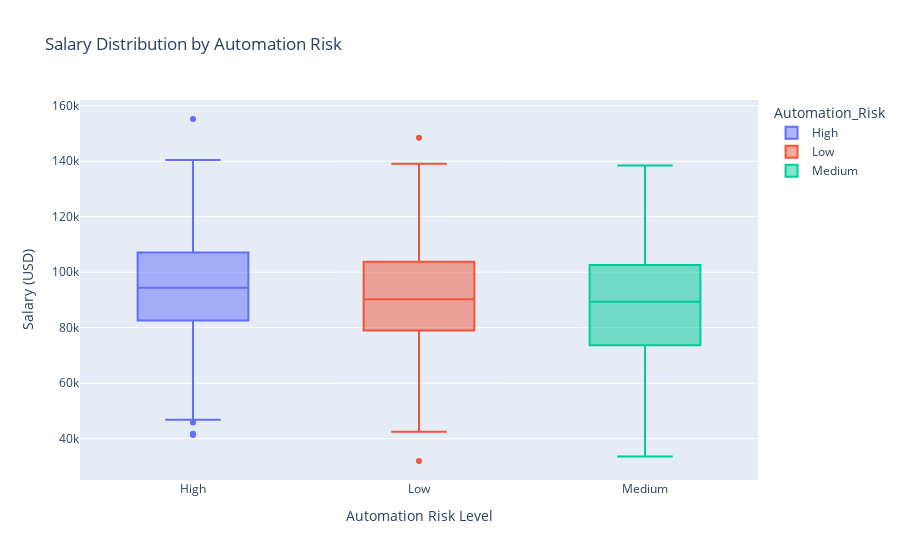

Here is the notebook cell this chart was saved with:
### Code cell
# Salary Distribution by Automation Risk
fig = px.box(
    automation_job_market_df,
    x='Automation_Risk',
    y='Salary_USD',
    color='Automation_Risk',
    title='Salary Distribution by Automation Risk',
    labels={'Salary_USD': 'Salary (USD)'}
)

fig.update_layout(yaxis_title='Salary (USD)', xaxis_title='Automation Risk Level')
fig.show()

### Figure 1 — Plotly figure (JSON) as saved in the notebook; plotly's stock layout.template omitted (floating-point values rounded to 4 significant figures; data arrays with more than 128 entries replaced by an {"elided": "..."} marker saying what was removed)
{"data": [{"alignmentgroup": "True", "hovertemplate": "Automation_Risk=%{x}<br>Salary (USD)=%{y}<extra></extra>", "legendgroup": "High", "marker": {"color": "#636efa"}, "name": "High", "notched": false, "offsetgroup": "High", "orientation": "v", "showlegend": true, "type": "box", "x": {"elided": "169 str values"}, "x0": " ", "xaxis": "x", "y": {"elided": "169 float values"}, "y0": " ", "yaxis": "y"}, {"alignmentgroup": "True", "hovertemplate": "Automation_Risk=%{x}<br>Salary (USD)=%{y}<extra></extra>", "legendgroup": "Low", "marker": {"color": "#EF553B"}, "name": "Low", "notched": false, "offsetgroup": "Low", "orientation": "v", "showlegend": true, "type": "box", "x": {"elided": "158 str values"}, "x0": " ", "xaxis": "x", "y": {"elided": "158 float values"}, "y0": " ", "yaxis": "y"}, {"alignmentgroup": "True", "hovertemplate": "Automation_Risk=%{x}<br>Salary (USD)=%{y}<extra></extra>", "legendgroup": "Medium", "marker": {"color": "#00cc96"}, "name": "Medium", "notched": false, "offsetgroup": "Medium", "orientation": "v", "showlegend": true, "type": "box", "x": {"elided": "173 str values"}, "x0": " ", "xaxis": "x", "y": {"elided": "173 float values"}, "y0": " ", "yaxis": "y"}], "layout": {"boxmode": "overlay", "legend": {"title": {"text": "Automation_Risk"}, "tracegroupgap": 0}, "title": {"text": "Salary Distribution by Automation Risk"}, "xaxis": {"anchor": "y", "categoryarray": ["High", "Low", "Medium"], "categoryorder": "array", "domain": [0, 1], "title": {"text": "Automation Risk Level"}}, "yaxis": {"anchor": "x", "domain": [0, 1], "title": {"text": "Salary (USD)"}}}}
